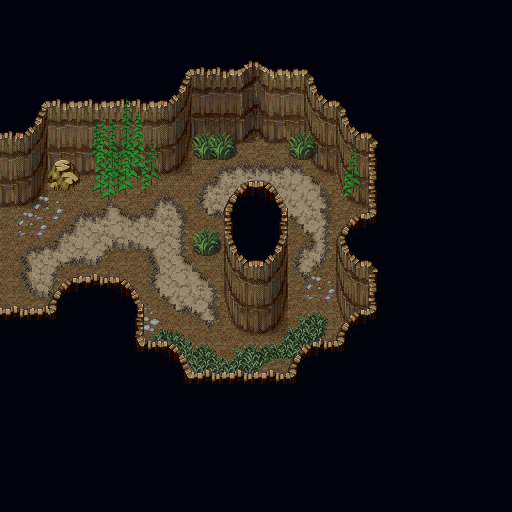

The image is a tile-based game level rendered from a .tmx file. Its description and source (layers, tilesets, objects; grid data summarised) follow:
An orthogonal 32x32 tile map with 16x16 px tiles, 9 tile layers (Ground, Dirt, Side walls, Rock walls, ...), 6 tilesets and 51 objects.

<map version="1.4" tiledversion="1.4.3" orientation="orthogonal" renderorder="left-up" width="32" height="32" tilewidth="16" tileheight="16" infinite="0" nextlayerid="18" nextobjectid="57">
 <tileset firstgid="1" source="Tilesets/VS Dungeon Set 01/_Tiled_Hanzo-Dungeon01VS.tsx" />
 <tileset firstgid="1025" source="Tilesets/VS Dungeon Set 01/_Tiled_AT-A5-DungeonVX01-Ground.tsx" />
 <tileset firstgid="1033" source="Tilesets/VS Dungeon Set 01/_Tiled_AT-A2-DungeonVX01-GroundTiles.tsx" />
 <tileset firstgid="1177" source="Tilesets/VS Cliff Set 01/Tiled/Hanzo-CliffSet02VS-1.tsx" />
 <tileset firstgid="2201" source="Tilesets/VS Dungeon Set 02/Hanzo-Dungeon02VSb.tsx" />
 <tileset firstgid="3225" source="Tilesets/VS Ruins Town/Hanzo-RuinsTown01VScopy.tsx" />
 <group id="3" name="Layer 1">
  <layer id="1" name="Ground" width="32" height="32">
   <data>[1024 cells, 1024 non-empty, 4 distinct tile ids]</data>
  </layer>
  <layer id="13" name="Dirt" width="32" height="32">
   <data>[1024 cells, 148 non-empty, 43 distinct tile ids]</data>
  </layer>
  <layer id="8" name="Side walls" width="32" height="32">
   <data>[1024 cells, 21 non-empty, 18 distinct tile ids]</data>
  </layer>
  <layer id="9" name="Rock walls" width="32" height="32">
   <data>[1024 cells, 100 non-empty, 40 distinct tile ids]</data>
  </layer>
  <layer id="14" name="BackObstacles" width="32" height="32">
   <data>[1024 cells, 35 non-empty, 35 distinct tile ids]</data>
  </layer>
  <layer id="12" name="Obstacles" width="32" height="32">
   <data>[1024 cells, 32 non-empty, 24 distinct tile ids]</data>
  </layer>
  <layer id="15" name="FrontObstacles" width="32" height="32">
   <data>[1024 cells, 12 non-empty, 8 distinct tile ids]</data>
  </layer>
 </group>
 <group id="4" name="Layer 2">
  <layer id="11" name="Rock (void)" width="32" height="32">
   <data>[1024 cells, 650 non-empty, 4 distinct tile ids]</data>
  </layer>
  <layer id="7" name="Walls" width="32" height="32">
   <data>[1024 cells, 110 non-empty, 34 distinct tile ids]</data>
  </layer>
 </group>
 <group id="21" name="Ops">
  <objectgroup color="#ff0000" id="17" name="Collision Layer">
   <object id="1" x="0" y="336" width="64" height="16" />
   <object id="2" x="48" y="304" width="16" height="32" />
   <object id="3" x="64" y="304" width="80" height="16" />
   <object id="4" x="128" y="320" width="16" height="64" />
   <object id="5" x="144" y="368" width="48" height="16" />
   <object id="6" x="176" y="384" width="16" height="32" />
   <object id="7" x="192" y="400" width="112" height="16" />
   <object id="8" x="288" y="368" width="16" height="32" />
   <object id="9" x="304" y="368" width="48" height="16" />
   <object id="13" x="336" y="240" width="16" height="128" />
   <object id="14" x="352" y="240" width="32" height="16" />
   <object id="16" x="336" y="192" width="32" height="16" />
   <object id="17" x="336" y="160" width="16" height="32" />
   <object id="18" x="304" y="160" width="32" height="16" />
   <object id="19" x="304" y="128" width="16" height="32" />
   <object id="20" x="192" y="128" width="112" height="16" />
   <object id="21" x="176" y="128" width="16" height="48" />
   <object id="22" x="64" y="160" width="112" height="16" />
   <object id="23" x="32" y="176" width="48" height="16" />
   <object id="24" x="0" y="192" width="48" height="16" />
   <object id="25" x="224" y="208" width="64" height="128" />
   <object id="26" x="368" y="192" width="16" height="48" />
  </objectgroup>
  <objectgroup color="#00ffff" id="19" name="Walkable Layer">
   <object id="27" x="0" y="208" width="48" height="128" />
   <object id="28" x="48" y="192" width="96" height="112" />
   <object id="29" x="80" y="176" width="256" height="16" />
   <object id="30" x="144" y="192" width="80" height="176" />
   <object id="31" x="192" y="368" width="96" height="32" />
   <object id="32" x="224" y="336" width="112" height="32" />
   <object id="33" x="288" y="192" width="48" height="144" />
   <object id="34" x="336" y="208" width="32" height="32" />
   <object id="35" x="224" y="192" width="64" height="16" />
   <object id="36" x="192" y="144" width="112" height="32" />
  </objectgroup>
  <objectgroup color="#aa00ff" id="24" name="Portal Layer">
   <object id="37" x="288" y="288" width="48" height="48" />
   <object id="38" x="288" y="208" width="48" height="48" />
   <object id="39" x="240" y="352" width="48" height="48" />
   <object id="40" x="144" y="320" width="48" height="48" />
   <object id="41" x="144" y="240" width="48" height="48" />
   <object id="43" x="112" y="224" width="48" height="48" />
  </objectgroup>
  <objectgroup color="#dddd00" id="23" name="WS Layer">
   <object id="44" x="313.038" y="184.835">
    <point />
   </object>
   <object id="45" x="344.777" y="214.708">
    <point />
   </object>
   <object id="46" x="314.905" y="263.873">
    <point />
   </object>
   <object id="47" x="314.905" y="294.367">
    <point />
   </object>
   <object id="48" x="296.234" y="346.022">
    <point />
   </object>
   <object id="49" x="201.016" y="359.091">
    <point />
   </object>
   <object id="50" x="215.952" y="364.07">
    <point />
   </object>
   <object id="51" x="202.883" y="205.373">
    <point />
   </object>
   <object id="52" x="74.6809" y="201.639">
    <point />
   </object>
   <object id="53" x="11.2021" y="295.612">
    <point />
   </object>
   <object id="54" x="27.383" y="294.99">
    <point />
   </object>
   <object id="55" x="70.3245" y="276.942">
    <point />
   </object>
   <object id="56" x="201.016" y="262.006">
    <point />
   </object>
  </objectgroup>
 </group>
</map>
